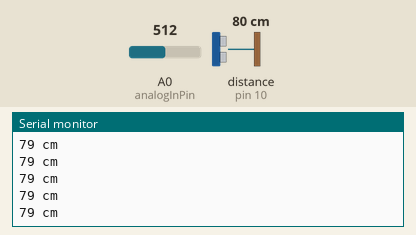
The sketch below on a simulated Arduino Uno, built with avr-gcc and run on an emulated ATmega328P. Parts: the last lines printed to the serial monitor. Wiring (inferred from the names in the program): ultrasonic range finder: trigger pin 9; echo pin 10. The inputs (shaded band) are chosen by the test bench; at power-on: distance to the obstacle (sensor on pin 10) 80 cm, A0 (analogInPin) = 512. The echo pulse lasts 58.3 µs per cm.

Above: at 1.2 s.
1.3 s: distance to the obstacle (sensor on pin 10) set to 250 cm
At 2.4 s:
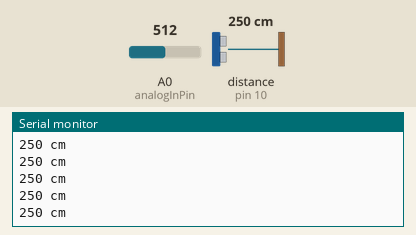
4.3 s: distance to the obstacle (sensor on pin 10) set to 2 cm
At 5.0 s:
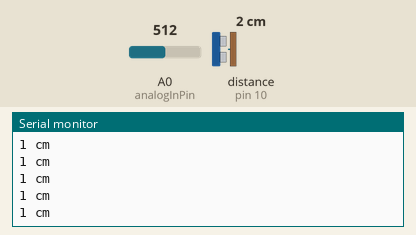
Timing chart, 0 to 7.3 s (numbered marks = the images above; inputs shaded):
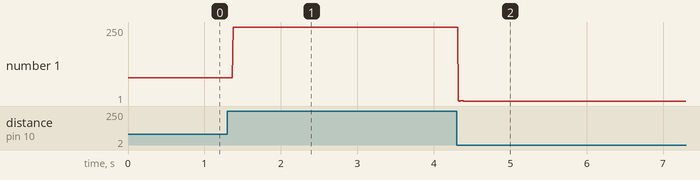

Measured:
- after the input at 1.3 s, the serial monitor: prints a new line after 0.07 s (image 1)
- after the input at 4.3 s, the serial monitor: prints a new line at once (image 2)
- plotted number 1: 79 → 250 after the input at 1.3 s, 250 → 1 after the input at 4.3 s

The sketch:

working.ino
```cpp
const int trigPin = 9; //naming a constant value / giving a variable name / #define acts as a find and replace
const int echoPin = 10;
const int led =  3;

int sensorValue;
const int analogInPin = A0;
int LEDbrightness;

void setup() {
  Serial.begin (9600);
  pinMode(trigPin, OUTPUT); //trigPin is sending out the signal
  pinMode(echoPin, INPUT); //echoPin is retrieving information, therefore it is INPUT
}

void loop() {

  long duration, distance;
  digitalWrite(trigPin, LOW);
  delayMicroseconds(2);
  digitalWrite(trigPin, HIGH);
  delayMicroseconds(10);
  digitalWrite(trigPin, LOW);
  duration = pulseIn(echoPin, HIGH);
  distance = (duration/2) / 29.1; //Time it took for the echo to be received and divided in half then divided by the speed of sound

  Serial.print(distance);
  Serial.println(" cm");
//  delay(50); //delay half a second before repeating the loop

  //digitalWrite(led, LOW);

  sensorValue = analogRead(analogInPin);

  LEDbrightness = map(sensorValue, 0, 100, 0, 255);

  if (distance <= 20 ){
   digitalWrite(led, LEDbrightness);
  } else {
 digitalWrite(led, LOW);
  }
}
```
